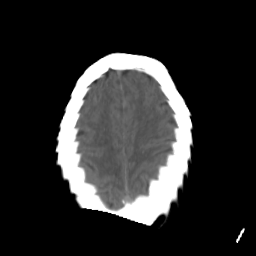
#> input picture data/testData/CT/CT/1.png, 256 x 256 px, found by its file name
$ python Hausdorff.py
#> lines starting #> are read from the running program, lines starting #| are printed output that depends on the picture; after the words box and inside, x2 and y2 are one past the last pixel; in counts of white or black regions, pixels touching at a corner belong together
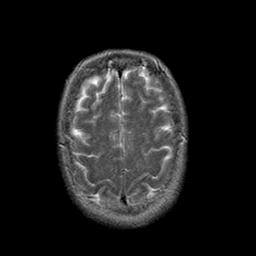
#> input picture data/testData/CT/MRI/1.png, 256 x 256 px, found by its file name
import numpy as np
import imageio.v2 as imageio
from scipy.ndimage import distance_transform_edt
from skimage import measure

# [58 lines left out: function hausdorff_distance, not called in this run]

# 更高效的实现（使用距离变换）
def hausdorff_distance_edt(img1, img2, threshold=0.5, percentile=95):
    """
    使用欧氏距离变换计算Hausdorff距离（更高效）
    """
#> called with threshold = 0.5, percentile = 95
    # 确保图像是二值图像
    if img1.max() > 1.0:
        img1 = img1 / 255.0
    if img2.max() > 1.0:
        img2 = img2 / 255.0

    # 二值化
    binary_img1 = img1 > threshold
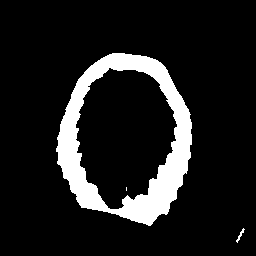
#> binary_img1: shape (256, 256, 3) bool; 11.8% white; 3 white regions (1 under 20 px), largest, box (x1, y1, x2, y2) and area: (56, 53, 192, 226) 7672, (236, 228, 245, 243) 36
    binary_img2 = img2 > threshold
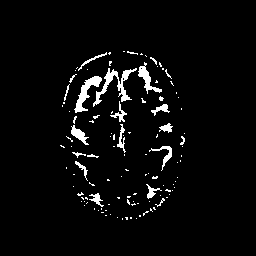
#> binary_img2: shape (256, 256, 3) bool; 3.9% white; 116 white regions (96 under 20 px), largest, box (x1, y1, x2, y2) and area: (93, 68, 137, 107) 436, (74, 76, 102, 113) 343, (138, 62, 162, 94) 227

    # 计算距离变换
    dist_map1 = distance_transform_edt(~binary_img1)
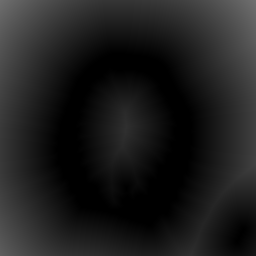
#> dist_map1: shape (256, 256, 3) float64; min 0, max 112.2, mean 30.1
    dist_map2 = distance_transform_edt(~binary_img2)
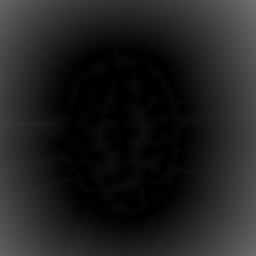
#> dist_map2: shape (256, 256, 3) float64; min 0, max 112.6, mean 32.2

    # 计算Hausdorff距离
    max_dist1 = np.max(dist_map1[binary_img2])
#> max_dist1 = 46
    max_dist2 = np.max(dist_map2[binary_img1])
#> max_dist2 = 83.22
    hausdorff = max(max_dist1, max_dist2)
#> hausdorff = 83.22

    # 计算鲁棒Hausdorff距离
    robust_dist1 = np.percentile(dist_map1[binary_img2], percentile)
#> robust_dist1 = 39.12
    robust_dist2 = np.percentile(dist_map2[binary_img1], percentile)
#> robust_dist2 = 8.25
    robust_hausdorff = max(robust_dist1, robust_dist2)
#> robust_hausdorff = 39.12

    return hausdorff, robust_hausdorff

# 示例用法
if __name__ == "__main__":
    # 加载图像
    warped_img = imageio.imread(r'C:\Users\King\Downloads\BSAFusion-main\CT_result\CT_align\1.png').astype(np.float32)
    reference_img = imageio.imread(r'C:\Users\King\Downloads\BSAFusion-main\CT_result\MRI\1.png').astype(np.float32)

    # 计算Hausdorff距离
    hd, robust_hd = hausdorff_distance_edt(warped_img, reference_img)
#> hd = 83.22; robust_hd = 39.12
    print(f"Hausdorff距离: {hd:.4f} 像素")
#| Hausdorff距离: 83.2166 像素
    print(f"95%鲁棒Hausdorff距离: {robust_hd:.4f} 像素")
#| 95%鲁棒Hausdorff距离: 39.1152 像素
